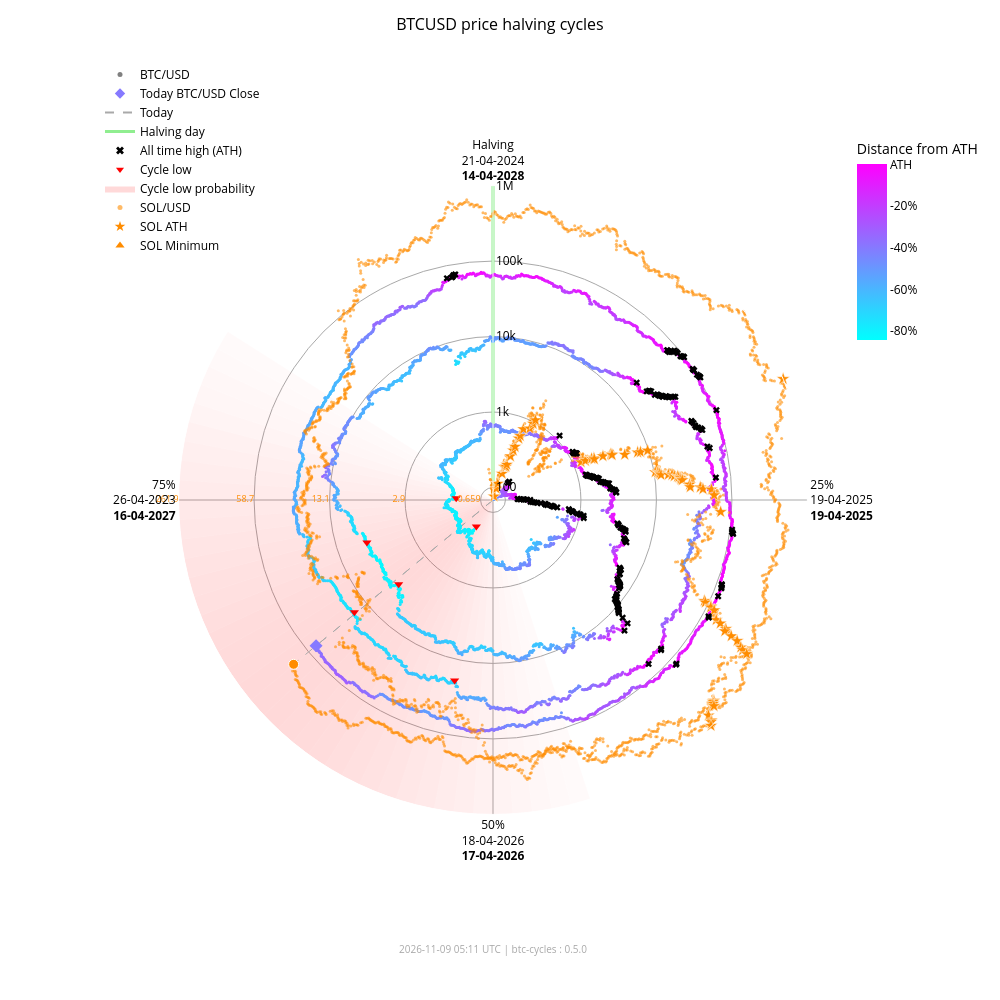

Notebook source saved alongside this figure:
### Markdown cell above
### Interactive chart with overlay

### Code cell
fig_overlay_interactive = btc.plot(
    kind="interactive",
    from_date="2012-11-28",
    overlay=sol,
)
fig_overlay_interactive.show(config={"scrollZoom": True, "displayModeBar": True})

### Figure 1 — Plotly figure (JSON) as saved in the notebook; plotly's stock layout.template omitted (floating-point values rounded to 4 significant figures; data arrays with more than 128 entries replaced by an {"elided": "..."} marker saying what was removed)
{"data": [{"fill": "toself", "fillcolor": "rgba(255,0,0,0.018306980149439524)", "hoverinfo": "skip", "line": {"width": 0}, "mode": "lines", "r": [68.43, 1000000, 1000000, 68.43, 68.43], "showlegend": false, "theta": [162.0, 162.0, 165.6, 165.6, 162.0], "type": "scatterpolar"}, {"fill": "toself", "fillcolor": "rgba(255,0,0,0.02405911634527998)", "hoverinfo": "skip", "line": {"width": 0}, "mode": "lines", "r": [68.43, 1000000, 1000000, 68.43, 68.43], "showlegend": false, "theta": [165.6, 165.6, 169.2, 169.2, 165.6], "type": "scatterpolar"}, {"fill": "toself", "fillcolor": "rgba(255,0,0,0.030803449372254352)", "hoverinfo": "skip", "line": {"width": 0}, "mode": "lines", "r": [68.43, 1000000, 1000000, 68.43, 68.43], "showlegend": false, "theta": [169.2, 169.2, 172.8, 172.8, 169.2], "type": "scatterpolar"}, {"fill": "toself", "fillcolor": "rgba(255,0,0,0.03847233586005252)", "hoverinfo": "skip", "line": {"width": 0}, "mode": "lines", "r": [68.43, 1000000, 1000000, 68.43, 68.43], "showlegend": false, "theta": [172.8, 172.8, 176.4, 176.4, 172.8], "type": "scatterpolar"}, {"fill": "toself", "fillcolor": "rgba(255,0,0,0.04694405159551339)", "hoverinfo": "skip", "line": {"width": 0}, "mode": "lines", "r": [68.43, 1000000, 1000000, 68.43, 68.43], "showlegend": false, "theta": [176.4, 176.4, 180.0, 180.0, 176.4], "type": "scatterpolar"}, {"fill": "toself", "fillcolor": "rgba(255,0,0,0.05605603979818329)", "hoverinfo": "skip", "line": {"width": 0}, "mode": "lines", "r": [68.43, 1000000, 1000000, 68.43, 68.43], "showlegend": false, "theta": [180.0, 180.0, 183.6, 183.6, 180.0], "type": "scatterpolar"}, {"fill": "toself", "fillcolor": "rgba(255,0,0,0.06562330627802694)", "hoverinfo": "skip", "line": {"width": 0}, "mode": "lines", "r": [68.43, 1000000, 1000000, 68.43, 68.43], "showlegend": false, "theta": [183.6, 183.6, 187.2, 187.2, 183.6], "type": "scatterpolar"}, {"fill": "toself", "fillcolor": "rgba(255,0,0,0.07545707932574237)", "hoverinfo": "skip", "line": {"width": 0}, "mode": "lines", "r": [68.43, 1000000, 1000000, 68.43, 68.43], "showlegend": false, "theta": [187.2, 187.2, 190.8, 190.8, 187.2], "type": "scatterpolar"}, {"fill": "toself", "fillcolor": "rgba(255,0,0,0.08537841060169407)", "hoverinfo": "skip", "line": {"width": 0}, "mode": "lines", "r": [68.43, 1000000, 1000000, 68.43, 68.43], "showlegend": false, "theta": [190.8, 190.8, 194.4, 194.4, 190.8], "type": "scatterpolar"}, {"fill": "toself", "fillcolor": "rgba(255,0,0,0.09522272137134848)", "hoverinfo": "skip", "line": {"width": 0}, "mode": "lines", "r": [68.43, 1000000, 1000000, 68.43, 68.43], "showlegend": false, "theta": [194.4, 194.4, 198.0, 198.0, 194.4], "type": "scatterpolar"}, {"fill": "toself", "fillcolor": "rgba(255,0,0,0.10483418800389058)", "hoverinfo": "skip", "line": {"width": 0}, "mode": "lines", "r": [68.43, 1000000, 1000000, 68.43, 68.43], "showlegend": false, "theta": [198.0, 198.0, 201.6, 201.6, 198.0], "type": "scatterpolar"}, {"fill": "toself", "fillcolor": "rgba(255,0,0,0.11405248627197925)", "hoverinfo": "skip", "line": {"width": 0}, "mode": "lines", "r": [68.43, 1000000, 1000000, 68.43, 68.43], "showlegend": false, "theta": [201.6, 201.6, 205.2, 205.2, 201.6], "type": "scatterpolar"}, {"fill": "toself", "fillcolor": "rgba(255,0,0,0.12269756305009562)", "hoverinfo": "skip", "line": {"width": 0}, "mode": "lines", "r": [68.43, 1000000, 1000000, 68.43, 68.43], "showlegend": false, "theta": [205.2, 205.2, 208.8, 208.8, 205.2], "type": "scatterpolar"}, {"fill": "toself", "fillcolor": "rgba(255,0,0,0.13055959037792858)", "hoverinfo": "skip", "line": {"width": 0}, "mode": "lines", "r": [68.43, 1000000, 1000000, 68.43, 68.43], "showlegend": false, "theta": [208.8, 208.8, 212.4, 212.4, 208.8], "type": "scatterpolar"}, {"fill": "toself", "fillcolor": "rgba(255,0,0,0.13740037014073872)", "hoverinfo": "skip", "line": {"width": 0}, "mode": "lines", "r": [68.43, 1000000, 1000000, 68.43, 68.43], "showlegend": false, "theta": [212.4, 212.4, 216.0, 216.0, 212.4], "type": "scatterpolar"}, {"fill": "toself", "fillcolor": "rgba(255,0,0,0.14296927208088228)", "hoverinfo": "skip", "line": {"width": 0}, "mode": "lines", "r": [68.43, 1000000, 1000000, 68.43, 68.43], "showlegend": false, "theta": [216.0, 216.0, 219.6, 219.6, 216.0], "type": "scatterpolar"}, {"fill": "toself", "fillcolor": "rgba(255,0,0,0.14703219887325494)", "hoverinfo": "skip", "line": {"width": 0}, "mode": "lines", "r": [68.43, 1000000, 1000000, 68.43, 68.43], "showlegend": false, "theta": [219.6, 219.6, 223.2, 223.2, 219.6], "type": "scatterpolar"}, {"fill": "toself", "fillcolor": "rgba(255,0,0,0.14940752827264187)", "hoverinfo": "skip", "line": {"width": 0}, "mode": "lines", "r": [68.43, 1000000, 1000000, 68.43, 68.43], "showlegend": false, "theta": [223.2, 223.2, 226.8, 226.8, 223.2], "type": "scatterpolar"}, {"fill": "toself", "fillcolor": "rgba(255,0,0,0.15)", "hoverinfo": "skip", "line": {"width": 0}, "mode": "lines", "r": [68.43, 1000000, 1000000, 68.43, 68.43], "showlegend": false, "theta": [226.8, 226.8, 230.4, 230.4, 226.8], "type": "scatterpolar"}, {"fill": "toself", "fillcolor": "rgba(255,0,0,0.14882314851976614)", "hoverinfo": "skip", "line": {"width": 0}, "mode": "lines", "r": [68.43, 1000000, 1000000, 68.43, 68.43], "showlegend": false, "theta": [230.4, 230.4, 234.0, 234.0, 230.4], "type": "scatterpolar"}, {"fill": "toself", "fillcolor": "rgba(255,0,0,0.14600334989350275)", "hoverinfo": "skip", "line": {"width": 0}, "mode": "lines", "r": [68.43, 1000000, 1000000, 68.43, 68.43], "showlegend": false, "theta": [234.0, 234.0, 237.6, 237.6, 234.0], "type": "scatterpolar"}, {"fill": "toself", "fillcolor": "rgba(255,0,0,0.14176315293000513)", "hoverinfo": "skip", "line": {"width": 0}, "mode": "lines", "r": [68.43, 1000000, 1000000, 68.43, 68.43], "showlegend": false, "theta": [237.6, 237.6, 241.2, 241.2, 237.6], "type": "scatterpolar"}, {"fill": "toself", "fillcolor": "rgba(255,0,0,0.1363869302869166)", "hoverinfo": "skip", "line": {"width": 0}, "mode": "lines", "r": [68.43, 1000000, 1000000, 68.43, 68.43], "showlegend": false, "theta": [241.2, 241.2, 244.8, 244.8, 241.2], "type": "scatterpolar"}, {"fill": "toself", "fillcolor": "rgba(255,0,0,0.13017643696734477)", "hoverinfo": "skip", "line": {"width": 0}, "mode": "lines", "r": [68.43, 1000000, 1000000, 68.43, 68.43], "showlegend": false, "theta": [244.8, 244.8, 248.4, 248.4, 244.8], "type": "scatterpolar"}, {"fill": "toself", "fillcolor": "rgba(255,0,0,0.1234063302665758)", "hoverinfo": "skip", "line": {"width": 0}, "mode": "lines", "r": [68.43, 1000000, 1000000, 68.43, 68.43], "showlegend": false, "theta": [248.4, 248.4, 252.0, 252.0, 248.4], "type": "scatterpolar"}, {"fill": "toself", "fillcolor": "rgba(255,0,0,0.11628949020714345)", "hoverinfo": "skip", "line": {"width": 0}, "mode": "lines", "r": [68.43, 1000000, 1000000, 68.43, 68.43], "showlegend": false, "theta": [252.0, 252.0, 255.6, 255.6, 252.0], "type": "scatterpolar"}, {"fill": "toself", "fillcolor": "rgba(255,0,0,0.108959277972535)", "hoverinfo": "skip", "line": {"width": 0}, "mode": "lines", "r": [68.43, 1000000, 1000000, 68.43, 68.43], "showlegend": false, "theta": [255.6, 255.6, 259.2, 259.2, 255.6], "type": "scatterpolar"}, {"fill": "toself", "fillcolor": "rgba(255,0,0,0.1014715299920515)", "hoverinfo": "skip", "line": {"width": 0}, "mode": "lines", "r": [68.43, 1000000, 1000000, 68.43, 68.43], "showlegend": false, "theta": [259.2, 259.2, 262.8, 262.8, 259.2], "type": "scatterpolar"}, {"fill": "toself", "fillcolor": "rgba(255,0,0,0.09382430417652897)", "hoverinfo": "skip", "line": {"width": 0}, "mode": "lines", "r": [68.43, 1000000, 1000000, 68.43, 68.43], "showlegend": false, "theta": [262.8, 262.8, 266.4, 266.4, 262.8], "type": "scatterpolar"}, {"fill": "toself", "fillcolor": "rgba(255,0,0,0.08598937207621672)", "hoverinfo": "skip", "line": {"width": 0}, "mode": "lines", "r": [68.43, 1000000, 1000000, 68.43, 68.43], "showlegend": false, "theta": [266.4, 266.4, 270.0, 270.0, 266.4], "type": "scatterpolar"}, {"fill": "toself", "fillcolor": "rgba(255,0,0,0.07794710108398434)", "hoverinfo": "skip", "line": {"width": 0}, "mode": "lines", "r": [68.43, 1000000, 1000000, 68.43, 68.43], "showlegend": false, "theta": [270.0, 270.0, 273.6, 273.6, 270.0], "type": "scatterpolar"}, {"fill": "toself", "fillcolor": "rgba(255,0,0,0.06971614429145927)", "hoverinfo": "skip", "line": {"width": 0}, "mode": "lines", "r": [68.43, 1000000, 1000000, 68.43, 68.43], "showlegend": false, "theta": [273.6, 273.6, 277.2, 277.2, 273.6], "type": "scatterpolar"}, {"fill": "toself", "fillcolor": "rgba(255,0,0,0.061371174705723626)", "hoverinfo": "skip", "line": {"width": 0}, "mode": "lines", "r": [68.43, 1000000, 1000000, 68.43, 68.43], "showlegend": false, "theta": [277.2, 277.2, 280.8, 280.8, 277.2], "type": "scatterpolar"}, {"fill": "toself", "fillcolor": "rgba(255,0,0,0.05304520605236535)", "hoverinfo": "skip", "line": {"width": 0}, "mode": "lines", "r": [68.43, 1000000, 1000000, 68.43, 68.43], "showlegend": false, "theta": [280.8, 280.8, 284.4, 284.4, 280.8], "type": "scatterpolar"}, {"fill": "toself", "fillcolor": "rgba(255,0,0,0.044916938988340704)", "hoverinfo": "skip", "line": {"width": 0}, "mode": "lines", "r": [68.43, 1000000, 1000000, 68.43, 68.43], "showlegend": false, "theta": [284.4, 284.4, 288.0, 288.0, 284.4], "type": "scatterpolar"}, {"fill": "toself", "fillcolor": "rgba(255,0,0,0.0371870550186571)", "hoverinfo": "skip", "line": {"width": 0}, "mode": "lines", "r": [68.43, 1000000, 1000000, 68.43, 68.43], "showlegend": false, "theta": [288.0, 288.0, 291.6, 291.6, 288.0], "type": "scatterpolar"}, {"fill": "toself", "fillcolor": "rgba(255,0,0,0.030049603184432498)", "hoverinfo": "skip", "line": {"width": 0}, "mode": "lines", "r": [68.43, 1000000, 1000000, 68.43, 68.43], "showlegend": false, "theta": [291.6, 291.6, 295.2, 295.2, 291.6], "type": "scatterpolar"}, {"fill": "toself", "fillcolor": "rgba(255,0,0,0.023665126797805223)", "hoverinfo": "skip", "line": {"width": 0}, "mode": "lines", "r": [68.43, 1000000, 1000000, 68.43, 68.43], "showlegend": false, "theta": [295.2, 295.2, 298.8, 298.8, 295.2], "type": "scatterpolar"}, {"fill": "toself", "fillcolor": "rgba(255,0,0,0.018141004067302662)", "hoverinfo": "skip", "line": {"width": 0}, "mode": "lines", "r": [68.43, 1000000, 1000000, 68.43, 68.43], "showlegend": false, "theta": [298.8, 298.8, 302.4, 302.4, 298.8], "type": "scatterpolar"}, {"hoverinfo": "skip", "line": {"color": "darkgrey", "dash": "dash", "width": 1}, "mode": "lines", "r": [68.43, 74580.0], "showlegend": false, "theta": [230.5, 230.5], "type": "scatterpolar"}, {"hoverinfo": "skip", "line": {"color": "darkgrey", "dash": "dash", "width": 1}, "mode": "lines", "r": [68.43, 181000.0], "showlegend": false, "theta": [230.5, 230.5], "type": "scatterpolar"}, {"hoverinfo": "skip", "line": {"color": "lightgreen", "width": 3}, "mode": "lines", "r": [68.43, 1000000], "showlegend": false, "theta": [0, 0], "type": "scatterpolar"}, {"hoverinfo": "text", "marker": {"color": {"elided": "4944 str values"}, "size": 3}, "mode": "markers", "r": {"elided": "4944 float values"}, "showlegend": false, "text": {"elided": "4944 str values"}, "theta": {"elided": "4944 float values"}, "type": "scatterpolar"}, {"hoverinfo": "text", "marker": {"color": "#FF8C00", "opacity": 0.6, "size": 3}, "mode": "markers", "r": {"elided": "2404 float values"}, "showlegend": false, "text": {"elided": "2404 str values"}, "theta": {"elided": "2404 float values"}, "type": "scatterpolar"}, {"hoverinfo": "text", "marker": {"color": "#8679ff", "size": 10, "symbol": "diamond"}, "mode": "markers", "r": [74580.0], "showlegend": false, "text": ["Today<br>Date: 2026-11-08<br>Price: $74,584.65"], "theta": [230.5], "type": "scatterpolar"}, {"hoverinfo": "text", "marker": {"color": "#FF8C00", "line": {"color": "white", "width": 1}, "size": 10, "symbol": "circle"}, "mode": "markers", "r": [181000.0], "showlegend": false, "text": ["Today SOL<br>Date: 2026-11-08<br>Price: $86.24"], "theta": [230.5], "type": "scatterpolar"}, {"hoverinfo": "text", "marker": {"color": "#FF8C00", "line": {"color": "white", "width": 0.5}, "size": 10, "symbol": "star"}, "mode": "markers", "r": [68.43, 76.69, 98.28, 115.1, 160.2, 199.2, 200.3, 203.8, 217.3, 287.8, 349.8, 397.3, 523.3, 573.2, 718.1, 798.5, 948.0, 1078.0, 1271.0, 1461.0, 1785.0, 1908.0, 1917.0, 2530.0, 3215.0, 3302.0, 3322.0, 4795.0, 7121.0, 7760.0, 9679.0, 10370.0, 11210.0, 11600.0, 11830.0, 12190.0, 15220.0, 16990.0, 18090.0, 20010.0, 20730.0, 21720.0, 21920.0, 22700.0, 28100.0, 28410.0, 38550.0, 41750.0, 54000.0, 58230.0, 71670.0, 86520.0, 90770.0, 111800.0, 112400.0, 128500.0, 155700.0, 182600.0, 229400.0, 231200.0, 295100.0, 371400.0, 451600.0, 493500.0, 583700.0, 612100.0, 618900.0, 644000.0, 686600.0, 744100.0, 879500.0, 907500.0, 980900.0, 1000000.0], "showlegend": false, "text": ["SOL ATH<br>Date: 2020-04-10<br>Price: $0.95", "SOL ATH<br>Date: 2020-07-12<br>Price: $1.02", "SOL ATH<br>Date: 2020-07-13<br>Price: $1.18", "SOL ATH<br>Date: 2020-07-15<br>Price: $1.29", "SOL ATH<br>Date: 2020-07-26<br>Price: $1.57", "SOL ATH<br>Date: 2020-07-27<br>Price: $1.78", "SOL ATH<br>Date: 2020-07-28<br>Price: $1.78", "SOL ATH<br>Date: 2020-08-03<br>Price: $1.80", "SOL ATH<br>Date: 2020-08-04<br>Price: $1.87", "SOL ATH<br>Date: 2020-08-06<br>Price: $2.21", "SOL ATH<br>Date: 2020-08-08<br>Price: $2.47", "SOL ATH<br>Date: 2020-08-09<br>Price: $2.67", "SOL ATH<br>Date: 2020-08-10<br>Price: $3.13", "SOL ATH<br>Date: 2020-08-11<br>Price: $3.30", "SOL ATH<br>Date: 2020-08-12<br>Price: $3.77", "SOL ATH<br>Date: 2020-08-28<br>Price: $4.01", "SOL ATH<br>Date: 2020-08-30<br>Price: $4.44", "SOL ATH<br>Date: 2020-08-31<br>Price: $4.78", "SOL ATH<br>Date: 2021-02-02<br>Price: $5.27", "SOL ATH<br>Date: 2021-02-03<br>Price: $5.72", "SOL ATH<br>Date: 2021-02-04<br>Price: $6.43", "SOL ATH<br>Date: 2021-02-05<br>Price: $6.68", "SOL ATH<br>Date: 2021-02-07<br>Price: $6.70", "SOL ATH<br>Date: 2021-02-08<br>Price: $7.88", "SOL ATH<br>Date: 2021-02-10<br>Price: $9.07", "SOL ATH<br>Date: 2021-02-11<br>Price: $9.22", "SOL ATH<br>Date: 2021-02-12<br>Price: $9.25", "SOL ATH<br>Date: 2021-02-19<br>Price: $11.47", "SOL ATH<br>Date: 2021-02-22<br>Price: $14.45", "SOL ATH<br>Date: 2021-02-23<br>Price: $15.20", "SOL ATH<br>Date: 2021-02-24<br>Price: $17.30", "SOL ATH<br>Date: 2021-03-28<br>Price: $18.02", "SOL ATH<br>Date: 2021-03-29<br>Price: $18.85", "SOL ATH<br>Date: 2021-03-30<br>Price: $19.23", "SOL ATH<br>Date: 2021-03-31<br>Price: $19.47", "SOL ATH<br>Date: 2021-04-02<br>Price: $19.81", "SOL ATH<br>Date: 2021-04-03<br>Price: $22.55", "SOL ATH<br>Date: 2021-04-04<br>Price: $24.06", "SOL ATH<br>Date: 2021-04-06<br>Price: $24.96", "SOL ATH<br>Date: 2021-04-07<br>Price: $26.48", "SOL ATH<br>Date: 2021-04-08<br>Price: $27.03", "SOL ATH<br>Date: 2021-04-09<br>Price: $27.78", "SOL ATH<br>Date: 2021-04-11<br>Price: $27.93", "SOL ATH<br>Date: 2021-04-12<br>Price: $28.51", "SOL ATH<br>Date: 2021-04-18<br>Price: $32.30", "SOL ATH<br>Date: 2021-04-21<br>Price: $32.51", "SOL ATH<br>Date: 2021-04-22<br>Price: $38.88", "SOL ATH<br>Date: 2021-04-24<br>Price: $40.74", "SOL ATH<br>Date: 2021-04-25<br>Price: $47.37", "SOL ATH<br>Date: 2021-05-01<br>Price: $49.51", "SOL ATH<br>Date: 2021-05-18<br>Price: $55.91", "SOL ATH<br>Date: 2021-08-16<br>Price: $62.43", "SOL ATH<br>Date: 2021-08-17<br>Price: $64.21", "SOL ATH<br>Date: 2021-08-18<br>Price: $72.54", "SOL ATH<br>Date: 2021-08-19<br>Price: $72.76", "SOL ATH<br>Date: 2021-08-20<br>Price: $78.72", "SOL ATH<br>Date: 2021-08-27<br>Price: $88.09", "SOL ATH<br>Date: 2021-08-28<br>Price: $96.70", "SOL ATH<br>Date: 2021-08-30<br>Price: $110.54", "SOL ATH<br>Date: 2021-09-01<br>Price: $111.03", "SOL ATH<br>Date: 2021-09-02<br>Price: $128.10", "SOL ATH<br>Date: 2021-09-03<br>Price: $146.58", "SOL ATH<br>Date: 2021-09-06<br>Price: $164.38", "SOL ATH<br>Date: 2021-09-07<br>Price: $173.15", "SOL ATH<br>Date: 2021-09-08<br>Price: $191.04", "SOL ATH<br>Date: 2021-10-22<br>Price: $196.43", "SOL ATH<br>Date: 2021-10-23<br>Price: $197.70", "SOL ATH<br>Date: 2021-10-24<br>Price: $202.36", "SOL ATH<br>Date: 2021-10-25<br>Price: $210.10", "SOL ATH<br>Date: 2021-11-02<br>Price: $220.24", "SOL ATH<br>Date: 2021-11-03<br>Price: $242.90", "SOL ATH<br>Date: 2021-11-04<br>Price: $247.39", "SOL ATH<br>Date: 2021-11-06<br>Price: $258.93", "SOL ATH<br>Date: 2025-01-18<br>Price: $261.87"], "theta": [352.0, 15.5, 15.75, 16.25, 19.0, 19.25, 19.5, 21.0, 21.25, 21.75, 22.25, 22.5, 22.75, 23.0, 23.25, 27.25, 27.75, 28.0, 66.75, 67.0, 67.25, 67.5, 68.0, 68.25, 68.75, 69.0, 69.25, 71.0, 71.75, 72.0, 72.25, 80.25, 80.5, 80.75, 81.0, 81.5, 81.75, 82.0, 82.5, 82.75, 83.0, 83.25, 83.75, 84.0, 85.5, 86.25, 86.5, 87.0, 87.25, 88.75, 93.0, 115.5, 115.8, 116.0, 116.2, 116.5, 118.2, 118.5, 119.0, 119.5, 119.8, 120.0, 120.7, 121.0, 121.3, 132.2, 132.5, 132.8, 133.0, 135.0, 135.2, 135.5, 136.0, 67.35], "type": "scatterpolar"}, {"hoverinfo": "text", "marker": {"color": "#FF8C00", "line": {"color": "white", "width": 0.5}, "size": 10, "symbol": "triangle-up"}, "mode": "markers", "r": [68.43], "showlegend": false, "text": ["SOL Minimum<br>Date: 2020-05-11<br>Price: $0.52"], "theta": [0.0], "type": "scatterpolar"}, {"hoverinfo": "text", "marker": {"color": "black", "size": 6, "symbol": "x"}, "mode": "markers", "r": {"elided": "182 float values"}, "showlegend": false, "text": {"elided": "182 str values"}, "theta": {"elided": "182 float values"}, "type": "scatterpolar"}, {"hoverinfo": "text", "marker": {"color": "red", "size": 8, "symbol": "triangle-down"}, "mode": "markers", "r": [178.1, 210.5, 3237.0, 3961.0, 19020.0, 15790.0], "showlegend": false, "text": ["Cycle Low<br>Date: 2015-01-14<br>Price: $178.10<br>ATH distance: -84.5%", "Cycle Low<br>Date: 2015-08-24<br>Price: $210.49<br>ATH distance: -81.7%", "Cycle Low<br>Date: 2018-12-15<br>Price: $3,236.76<br>ATH distance: -83.4%", "Cycle Low<br>Date: 2019-03-15<br>Price: $3,960.91<br>ATH distance: -79.7%", "Cycle Low<br>Date: 2022-06-18<br>Price: $19,017.64<br>ATH distance: -71.9%", "Cycle Low<br>Date: 2022-11-21<br>Price: $15,787.28<br>ATH distance: -76.6%"], "theta": [212.1, 272.7, 228.3, 251.4, 192.0, 231.0], "type": "scatterpolar"}, {"marker": {"color": "grey", "size": 5}, "mode": "markers", "name": "BTC/USD", "r": [null], "theta": [null], "type": "scatterpolar"}, {"marker": {"color": "#8679ff", "size": 8, "symbol": "diamond"}, "mode": "markers", "name": "Today BTC/USD Close", "r": [null], "theta": [null], "type": "scatterpolar"}, {"line": {"color": "darkgrey", "dash": "dash"}, "mode": "lines", "name": "Today", "r": [null], "theta": [null], "type": "scatterpolar"}, {"line": {"color": "lightgreen", "width": 3}, "mode": "lines", "name": "Halving day", "r": [null], "theta": [null], "type": "scatterpolar"}, {"marker": {"color": "black", "size": 7, "symbol": "x"}, "mode": "markers", "name": "All time high (ATH)", "r": [null], "theta": [null], "type": "scatterpolar"}, {"marker": {"color": "red", "size": 7, "symbol": "triangle-down"}, "mode": "markers", "name": "Cycle low", "r": [null], "theta": [null], "type": "scatterpolar"}, {"fill": "toself", "fillcolor": "rgba(255,0,0,0.15)", "line": {"width": 0}, "mode": "lines", "name": "Cycle low probability", "r": [null], "theta": [null], "type": "scatterpolar"}, {"marker": {"color": "#FF8C00", "opacity": 0.6, "size": 5}, "mode": "markers", "name": "SOL/USD", "r": [null], "theta": [null], "type": "scatterpolar"}, {"marker": {"color": "#FF8C00", "size": 8, "symbol": "star"}, "mode": "markers", "name": "SOL ATH", "r": [null], "theta": [null], "type": "scatterpolar"}, {"marker": {"color": "#FF8C00", "size": 8, "symbol": "triangle-up"}, "mode": "markers", "name": "SOL Minimum", "r": [null], "theta": [null], "type": "scatterpolar"}, {"hoverinfo": "skip", "marker": {"cmax": 0, "cmin": -0.8453, "color": [0], "colorbar": {"len": 0.25, "ticktext": ["ATH", "-20%", "-40%", "-60%", "-80%", "-100%"], "tickvals": [0, -0.2, -0.4, -0.6, -0.8, -1.0], "title": {"text": "Distance from ATH"}, "x": 0.95, "y": 0.92, "yanchor": "top"}, "colorscale": {"elided": "256x2 mixed values"}, "showscale": true, "size": 0}, "mode": "markers", "r": [null], "showlegend": false, "theta": [null], "type": "scatterpolar"}, {"hoverinfo": "skip", "mode": "text", "r": [100, 1000, 10000, 100000, 1000000], "showlegend": false, "text": ["0.659", "2.9", "13.1", "58.7", "261.9"], "textfont": {"color": "#FF8C00", "size": 9}, "textposition": "middle left", "theta": [270, 270, 270, 270, 270], "type": "scatterpolar"}], "layout": {"annotations": [{"font": {"color": "darkgrey", "size": 10}, "showarrow": false, "text": "2026-11-09 05:11 UTC | btc-cycles : 0.5.0", "x": 0.5, "xref": "paper", "y": -0.02, "yref": "paper"}], "font": {"color": "black"}, "height": 1000, "legend": {"bgcolor": "rgba(0,0,0,0)", "font": {"color": "black"}, "x": 0.0, "y": 1.0}, "margin": {"b": 60, "l": 100, "r": 80, "t": 60}, "paper_bgcolor": "white", "plot_bgcolor": "white", "polar": {"angularaxis": {"color": "black", "direction": "clockwise", "gridcolor": "darkgrey", "rotation": 90, "ticktext": ["Halving<br>21-04-2024<br><b>14-04-2028</b>", "25%<br>19-04-2025<br><b>19-04-2025</b>", "50%<br>18-04-2026<br><b>17-04-2026</b>", "75%<br>26-04-2023<br><b>16-04-2027</b>"], "tickvals": [0, 90, 180, 270]}, "bgcolor": "white", "domain": {"x": [0.1, 0.9], "y": [0.05, 0.95]}, "radialaxis": {"angle": 90, "color": "black", "gridcolor": "darkgrey", "range": [1.835, 6.0], "tickangle": 90, "ticktext": ["100", "1k", "10k", "100k", "1M"], "tickvals": [100, 1000, 10000, 100000, 1000000], "type": "log"}}, "title": {"font": {"color": "black", "size": 16}, "text": "BTCUSD price halving cycles", "x": 0.5}, "width": 1000}}
